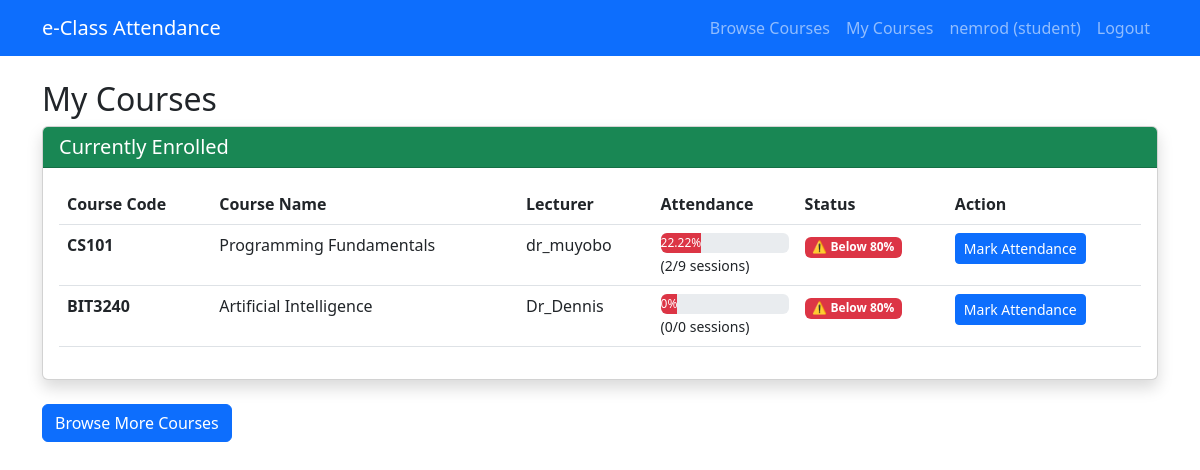
Screenshot of /courses/my/ (signed in) with the database file from the repository.
### attendance/models.py (models this page shows, shortened)
class User(AbstractUser):
    ROLE_CHOICES = (
        ('student', 'Student'),
        ('lecturer', 'Lecturer'),
        ('admin', 'Faculty Admin'),
    )
    role = models.CharField(max_length=20, choices=ROLE_CHOICES, default='student')
    phone = models.CharField(max_length=15, blank=True)
    email = models.EmailField(blank=True, null=True)

class Course(models.Model):
    code = models.CharField(max_length=20, unique=True)
    name = models.CharField(max_length=100)
    lecturer = models.ForeignKey(User, on_delete=models.SET_NULL, null=True, limit_choices_to={'role': 'lecturer'})
    students = models.ManyToManyField(User, related_name='courses', limit_choices_to={'role': 'student'})
    enrollment_open = models.BooleanField(default=True)
    auto_approve = models.BooleanField(default=False)
    description = models.TextField(blank=True)
    capacity = models.PositiveIntegerField(default=0)
    prerequisites = models.ManyToManyField('self', symmetrical=False, blank=True)

### attendance/views.py (the view)
# urls.py: path('courses/my/', views.my_courses, name='my_courses'),
@login_required
def my_courses(request):
    if request.user.role != 'student':
        messages.error(request, 'Access denied')
        return redirect('dashboard')
    enrolled_courses = request.user.courses.all()
    pending_requests = EnrollmentRequest.objects.filter(student=request.user, status='pending')
    rejected_requests = EnrollmentRequest.objects.filter(student=request.user, status='rejected')
    course_attendance = []
    for course in enrolled_courses:
        total_sessions = AttendanceSession.objects.filter(course=course).count()
        attended_sessions = AttendanceRecord.objects.filter(
            student=request.user,
            session__course=course
        ).count()
        percentage = (attended_sessions / total_sessions * 100) if total_sessions > 0 else 0
        course_attendance.append({
            'course': course,
            'total_sessions': total_sessions,
            'attended_sessions': attended_sessions,
            'percentage': round(percentage, 2),
            'compliant': percentage >= 80
        })
    context = {
        'enrolled_courses': course_attendance,
        'pending_requests': pending_requests,
        'rejected_requests': rejected_requests,
    }
    return render(request, 'attendance/my_courses.html', context)

### attendance/templates/attendance/my_courses.html (shortened to what this page needs)
{% extends 'base.html' %}
{% block content %}
<h2>My Courses</h2>
<div class="card shadow mb-4">
    <div class="card-header bg-success text-white">
        <h5 class="mb-0"> Currently Enrolled</h5>
    </div>
    <div class="card-body">
        {% if enrolled_courses %}
        <div class="table-responsive">
            <table class="table table-hover">
                <thead>
                    <tr>
                        <th>Course Code</th>
                        <th>Course Name</th>
                        <th>Lecturer</th>
                        <th>Attendance</th>
                        <th>Status</th>
                        <th>Action</th>
                    </tr>
                </thead>
                <tbody>
                    {% for item in enrolled_courses %}
                    <tr>
                        <td><strong>{{ item.course.code }}</strong></td>
                        <td>{{ item.course.name }}</td>
                        <td>{{ item.course.lecturer.username }}</td>
                        <td>
                            <div class="progress" style="height: 20px;">
                                <div class="progress-bar {% if item.percentage >= 80 %}bg-success{% else %}bg-danger{% endif %}"
                                     role="progressbar"
                                    ##style="width: {{ item.percentage }}%">
                                    {{ item.percentage }}%
                                </div>
                            </div>
                            <small>({{ item.attended_sessions }}/{{ item.total_sessions }} sessions)</small>
                        </td>
                        <td>
                            {% if item.compliant %}
                            <span class="badge bg-success">✅ Compliant (80%+)</span>
                            {% else %}
                            <span class="badge bg-danger">⚠️ Below 80%</span>
                            {% endif %}
                        </td>
                        <td>
                            <a href="{% url 'mark_attendance' %}" class="btn btn-sm btn-primary">
                                 Mark Attendance
                            </a>
                        </td>
                    </tr>
                    {% endfor %}
                </tbody>
            </table>
        </div>
        {% else %}
        <div class="alert alert-info">
            You are not enrolled in any courses yet.
            <a href="{% url 'browse_courses' %}">Browse available courses</a> to enroll.
        </div>
        {% endif %}
    </div>
</div>
<div class="mt-3">
    <a href="{% url 'browse_courses' %}" class="btn btn-primary">
         Browse More Courses
    </a>
</div>
{% endblock %}

### templates/base.html (shortened to what this page needs)
<!DOCTYPE html>
<html>
<head>
    <link href="https://cdn.jsdelivr.net/npm/bootstrap@5.3.0/dist/css/bootstrap.min.css" rel="stylesheet">
</head>
<body>
<nav class="navbar navbar-expand-lg navbar-dark bg-primary">
    <div class="container">
        <a class="navbar-brand" href="{% url 'dashboard' %}"> e-Class Attendance</a>
        <div class="collapse navbar-collapse" id="navbarNav">
            <ul class="navbar-nav ms-auto">
                {% if user.is_authenticated %}
                    {% if user.role == 'student' %}
                    <li class="nav-item">
                        <a class="nav-link" href="{% url 'browse_courses' %}">
                             Browse Courses
                        </a>
                    </li>
                    <li class="nav-item">
                        <a class="nav-link" href="{% url 'my_courses' %}">
                             My Courses
                        </a>
                    </li>
                    {% elif user.role == 'lecturer' %}
                    <li class="nav-item">
                        <a class="nav-link" href="{% url 'manage_enrollments' %}">
                            <i class="fas fa-users"></i> Enrollment Requests
                        </a>
                    </li>
                    {% elif user.role == 'admin' %}
                    <li class="nav-item">
                        <a class="nav-link" href="{% url 'all_enrollments' %}">
                            <i class="fas fa-chart-line"></i> All Enrollments
                        </a>
                    </li>
                    {% endif %}
                    <li class="nav-item">
                        <span class="nav-link">{{ user.username }} ({{ user.role }})</span>
                    </li>
                    <li class="nav-item">
                        <a class="nav-link" href="{% url 'logout' %}">
                             Logout
                        </a>
                    </li>
                {% endif %}
            </ul>
        </div>
    </div>
</nav>
<div class="container mt-4">
    {% block content %}{% endblock %}
</div>
</body>
</html>

### rows the page displays
User: username "nemrod", role "student"
Course: course.code "CS101", course.name "Programming Fundamentals", course.lecturer.username "dr_muyobo", percentage "22.22", attended_sessions "2", total_sessions "9"
Course: course.code "BIT3240", course.name "Artificial Intelligence", course.lecturer.username "Dr_Dennis", percentage "0", attended_sessions "0", total_sessions "0"
